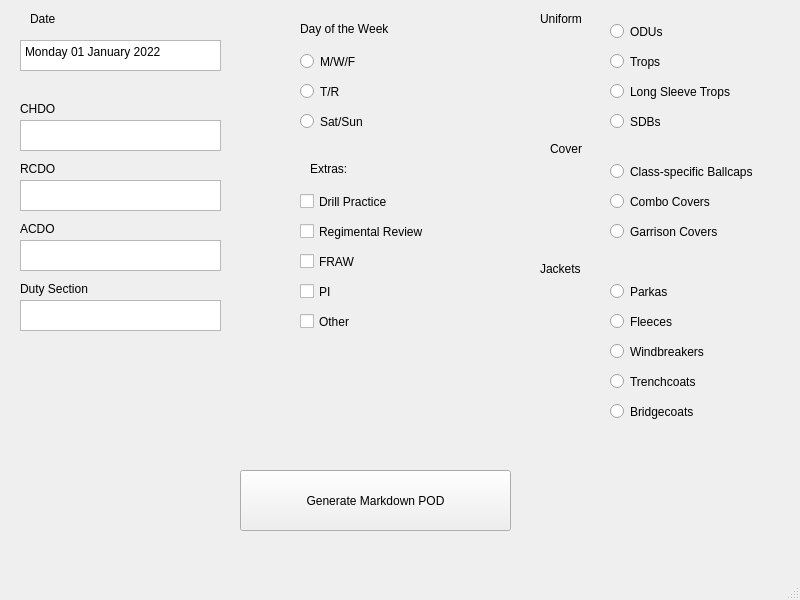
<?xml version="1.0" encoding="UTF-8"?>
<ui version="4.0">
 <class>MainWindow</class>
 <widget class="QMainWindow" name="MainWindow">
  <property name="geometry">
   <rect>
    <x>0</x>
    <y>0</y>
    <width>800</width>
    <height>600</height>
   </rect>
  </property>
  <property name="windowTitle">
   <string>MainWindow</string>
  </property>
  <widget class="QWidget" name="centralwidget">
   <widget class="QRadioButton" name="radioButton">
    <property name="geometry">
     <rect>
      <x>610</x>
      <y>20</y>
      <width>141</width>
      <height>23</height>
     </rect>
    </property>
    <property name="text">
     <string>ODUs</string>
    </property>
   </widget>
   <widget class="QRadioButton" name="radioButton_2">
    <property name="geometry">
     <rect>
      <x>610</x>
      <y>50</y>
      <width>141</width>
      <height>23</height>
     </rect>
    </property>
    <property name="text">
     <string>Trops</string>
    </property>
   </widget>
   <widget class="QRadioButton" name="radioButton_3">
    <property name="geometry">
     <rect>
      <x>610</x>
      <y>80</y>
      <width>151</width>
      <height>23</height>
     </rect>
    </property>
    <property name="text">
     <string>Long Sleeve Trops</string>
    </property>
   </widget>
   <widget class="QRadioButton" name="radioButton_4">
    <property name="geometry">
     <rect>
      <x>610</x>
      <y>110</y>
      <width>151</width>
      <height>23</height>
     </rect>
    </property>
    <property name="text">
     <string>SDBs</string>
    </property>
   </widget>
   <widget class="QRadioButton" name="radioButton_5">
    <property name="geometry">
     <rect>
      <x>610</x>
      <y>160</y>
      <width>181</width>
      <height>23</height>
     </rect>
    </property>
    <property name="text">
     <string>Class-specific Ballcaps</string>
    </property>
   </widget>
   <widget class="QRadioButton" name="radioButton_6">
    <property name="geometry">
     <rect>
      <x>610</x>
      <y>190</y>
      <width>181</width>
      <height>23</height>
     </rect>
    </property>
    <property name="text">
     <string>Combo Covers</string>
    </property>
   </widget>
   <widget class="QRadioButton" name="radioButton_7">
    <property name="geometry">
     <rect>
      <x>610</x>
      <y>220</y>
      <width>181</width>
      <height>23</height>
     </rect>
    </property>
    <property name="text">
     <string>Garrison Covers</string>
    </property>
   </widget>
   <widget class="QRadioButton" name="radioButton_8">
    <property name="geometry">
     <rect>
      <x>610</x>
      <y>280</y>
      <width>112</width>
      <height>23</height>
     </rect>
    </property>
    <property name="text">
     <string>Parkas</string>
    </property>
   </widget>
   <widget class="QRadioButton" name="radioButton_9">
    <property name="geometry">
     <rect>
      <x>610</x>
      <y>310</y>
      <width>112</width>
      <height>23</height>
     </rect>
    </property>
    <property name="text">
     <string>Fleeces</string>
    </property>
   </widget>
   <widget class="QRadioButton" name="radioButton_10">
    <property name="geometry">
     <rect>
      <x>610</x>
      <y>340</y>
      <width>121</width>
      <height>23</height>
     </rect>
    </property>
    <property name="text">
     <string>Windbreakers</string>
    </property>
   </widget>
   <widget class="QRadioButton" name="radioButton_11">
    <property name="geometry">
     <rect>
      <x>610</x>
      <y>370</y>
      <width>112</width>
      <height>23</height>
     </rect>
    </property>
    <property name="text">
     <string>Trenchcoats</string>
    </property>
   </widget>
   <widget class="QRadioButton" name="radioButton_12">
    <property name="geometry">
     <rect>
      <x>610</x>
      <y>400</y>
      <width>112</width>
      <height>23</height>
     </rect>
    </property>
    <property name="text">
     <string>Bridgecoats</string>
    </property>
   </widget>
   <widget class="QLabel" name="label">
    <property name="geometry">
     <rect>
      <x>540</x>
      <y>10</y>
      <width>67</width>
      <height>17</height>
     </rect>
    </property>
    <property name="text">
     <string>Uniform</string>
    </property>
   </widget>
   <widget class="QLabel" name="label_2">
    <property name="geometry">
     <rect>
      <x>550</x>
      <y>140</y>
      <width>67</width>
      <height>17</height>
     </rect>
    </property>
    <property name="text">
     <string>Cover</string>
    </property>
   </widget>
   <widget class="QLabel" name="label_3">
    <property name="geometry">
     <rect>
      <x>540</x>
      <y>260</y>
      <width>67</width>
      <height>17</height>
     </rect>
    </property>
    <property name="text">
     <string>Jackets</string>
    </property>
   </widget>
   <widget class="QPlainTextEdit" name="inp_chdo">
    <property name="geometry">
     <rect>
      <x>20</x>
      <y>120</y>
      <width>201</width>
      <height>31</height>
     </rect>
    </property>
   </widget>
   <widget class="QPlainTextEdit" name="inp_rcdo">
    <property name="geometry">
     <rect>
      <x>20</x>
      <y>180</y>
      <width>201</width>
      <height>31</height>
     </rect>
    </property>
   </widget>
   <widget class="QPlainTextEdit" name="inp_acdo">
    <property name="geometry">
     <rect>
      <x>20</x>
      <y>240</y>
      <width>201</width>
      <height>31</height>
     </rect>
    </property>
   </widget>
   <widget class="QPlainTextEdit" name="inp_dutysection">
    <property name="geometry">
     <rect>
      <x>20</x>
      <y>300</y>
      <width>201</width>
      <height>31</height>
     </rect>
    </property>
   </widget>
   <widget class="QLabel" name="label_4">
    <property name="geometry">
     <rect>
      <x>20</x>
      <y>100</y>
      <width>67</width>
      <height>17</height>
     </rect>
    </property>
    <property name="text">
     <string>CHDO</string>
    </property>
   </widget>
   <widget class="QLabel" name="label_5">
    <property name="geometry">
     <rect>
      <x>20</x>
      <y>160</y>
      <width>67</width>
      <height>17</height>
     </rect>
    </property>
    <property name="text">
     <string>RCDO</string>
    </property>
   </widget>
   <widget class="QLabel" name="label_6">
    <property name="geometry">
     <rect>
      <x>20</x>
      <y>220</y>
      <width>67</width>
      <height>17</height>
     </rect>
    </property>
    <property name="text">
     <string>ACDO</string>
    </property>
   </widget>
   <widget class="QLabel" name="label_7">
    <property name="geometry">
     <rect>
      <x>20</x>
      <y>280</y>
      <width>111</width>
      <height>17</height>
     </rect>
    </property>
    <property name="text">
     <string>Duty Section</string>
    </property>
   </widget>
   <widget class="QRadioButton" name="radioButton_13">
    <property name="geometry">
     <rect>
      <x>300</x>
      <y>50</y>
      <width>112</width>
      <height>23</height>
     </rect>
    </property>
    <property name="text">
     <string>M/W/F</string>
    </property>
   </widget>
   <widget class="QRadioButton" name="radioButton_14">
    <property name="geometry">
     <rect>
      <x>300</x>
      <y>80</y>
      <width>112</width>
      <height>23</height>
     </rect>
    </property>
    <property name="text">
     <string>T/R</string>
    </property>
   </widget>
   <widget class="QRadioButton" name="radioButton_15">
    <property name="geometry">
     <rect>
      <x>300</x>
      <y>110</y>
      <width>112</width>
      <height>23</height>
     </rect>
    </property>
    <property name="text">
     <string>Sat/Sun</string>
    </property>
   </widget>
   <widget class="QLabel" name="label_8">
    <property name="geometry">
     <rect>
      <x>300</x>
      <y>20</y>
      <width>131</width>
      <height>17</height>
     </rect>
    </property>
    <property name="text">
     <string>Day of the Week</string>
    </property>
   </widget>
   <widget class="QLabel" name="label_9">
    <property name="geometry">
     <rect>
      <x>310</x>
      <y>160</y>
      <width>67</width>
      <height>17</height>
     </rect>
    </property>
    <property name="text">
     <string>Extras:</string>
    </property>
   </widget>
   <widget class="QCheckBox" name="checkBox">
    <property name="geometry">
     <rect>
      <x>300</x>
      <y>190</y>
      <width>121</width>
      <height>23</height>
     </rect>
    </property>
    <property name="text">
     <string>Drill Practice</string>
    </property>
   </widget>
   <widget class="QCheckBox" name="checkBox_2">
    <property name="geometry">
     <rect>
      <x>300</x>
      <y>220</y>
      <width>171</width>
      <height>23</height>
     </rect>
    </property>
    <property name="text">
     <string>Regimental Review</string>
    </property>
   </widget>
   <widget class="QCheckBox" name="checkBox_3">
    <property name="geometry">
     <rect>
      <x>300</x>
      <y>250</y>
      <width>92</width>
      <height>23</height>
     </rect>
    </property>
    <property name="text">
     <string>FRAW</string>
    </property>
   </widget>
   <widget class="QCheckBox" name="checkBox_4">
    <property name="geometry">
     <rect>
      <x>300</x>
      <y>280</y>
      <width>92</width>
      <height>23</height>
     </rect>
    </property>
    <property name="text">
     <string>PI</string>
    </property>
   </widget>
   <widget class="QCheckBox" name="checkBox_5">
    <property name="geometry">
     <rect>
      <x>300</x>
      <y>310</y>
      <width>92</width>
      <height>23</height>
     </rect>
    </property>
    <property name="text">
     <string>Other</string>
    </property>
   </widget>
   <widget class="QPushButton" name="pushButton">
    <property name="geometry">
     <rect>
      <x>240</x>
      <y>470</y>
      <width>271</width>
      <height>61</height>
     </rect>
    </property>
    <property name="text">
     <string>Generate Markdown POD</string>
    </property>
   </widget>
   <widget class="QLabel" name="label_inp_date">
    <property name="geometry">
     <rect>
      <x>30</x>
      <y>10</y>
      <width>67</width>
      <height>17</height>
     </rect>
    </property>
    <property name="text">
     <string>Date</string>
    </property>
   </widget>
   <widget class="QPlainTextEdit" name="inp_date">
    <property name="geometry">
     <rect>
      <x>20</x>
      <y>40</y>
      <width>201</width>
      <height>31</height>
     </rect>
    </property>
    <property name="midLineWidth">
     <number>0</number>
    </property>
    <property name="readOnly">
     <bool>false</bool>
    </property>
    <property name="plainText">
     <string>Monday 01 January 2022</string>
    </property>
   </widget>
  </widget>
  <widget class="QMenuBar" name="menubar">
   <property name="geometry">
    <rect>
     <x>0</x>
     <y>0</y>
     <width>800</width>
     <height>22</height>
    </rect>
   </property>
  </widget>
  <widget class="QStatusBar" name="statusbar"/>
 </widget>
 <resources/>
 <connections/>
</ui>
